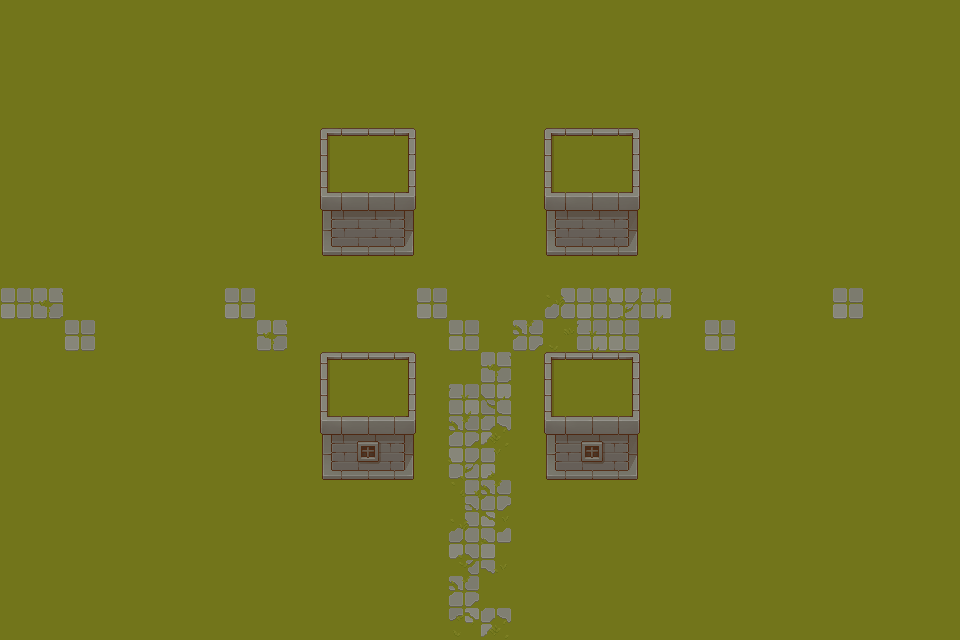

Tiled map render using the project's own tile images. Description and the whole map definition, tile-layer contents included, below:
An orthogonal 30x20 tile map with 32x32 px tiles, 3 tile layers (Rutlager 1, Rutlager 2, Rutlager 3), 2 tilesets and 12 objects.

<map version="1.2" tiledversion="1.2.5" orientation="orthogonal" renderorder="right-down" width="30" height="20" tilewidth="32" tileheight="32" infinite="0" nextlayerid="8" nextobjectid="38">
 <tileset firstgid="1" source="Grass_Basic.tsx" />
 <tileset firstgid="65" source="Wall_Basic.tsx" />
 <layer id="1" name="Rutlager 1" width="30" height="20" locked="1">
  <data encoding="csv">
1,1,1,1,1,1,1,1,1,1,1,1,1,1,1,1,1,1,1,1,1,1,1,1,1,1,1,1,1,1,
1,1,1,1,1,1,1,1,1,1,1,1,1,1,1,1,1,1,1,1,1,1,1,1,1,1,1,1,1,1,
1,1,1,1,1,1,1,1,1,1,1,1,1,1,1,1,1,1,1,1,1,1,1,1,1,1,1,1,1,1,
1,1,1,1,1,1,1,1,1,1,1,1,1,1,1,1,1,1,1,1,1,1,1,1,1,1,1,1,1,1,
1,1,1,1,1,1,1,1,1,1,1,1,1,1,1,1,1,1,1,1,1,1,1,1,1,1,1,1,1,1,
1,1,1,1,1,1,1,1,1,1,1,1,1,1,1,1,1,1,1,1,1,1,1,1,1,1,1,1,1,1,
1,1,1,1,1,1,1,1,1,1,1,1,1,1,1,1,1,1,1,1,1,1,1,1,1,1,1,1,1,1,
1,1,1,1,1,1,1,1,1,1,1,1,1,1,1,1,1,1,1,1,1,1,1,1,1,1,1,1,1,1,
1,1,1,1,1,1,1,1,1,1,1,1,1,1,1,1,1,1,1,1,1,1,1,1,1,1,1,1,1,1,
33,41,1,1,1,1,1,33,1,1,1,1,1,33,1,1,1,61,33,42,34,1,1,1,1,1,33,1,1,1,
1,1,33,1,1,1,1,1,41,1,1,1,1,1,33,1,50,10,34,33,1,1,33,1,1,1,1,1,1,1,
1,1,1,1,1,1,1,1,1,1,1,1,1,1,1,41,1,1,1,1,1,1,1,1,1,1,1,1,1,1,
1,1,1,1,1,1,1,1,1,1,1,1,1,1,34,49,1,1,1,1,1,1,1,1,1,1,1,1,1,1,
1,1,1,1,1,1,1,1,1,1,1,1,1,1,50,57,1,1,1,1,1,1,1,1,1,1,1,1,1,1,
1,1,1,1,1,1,1,1,1,1,1,1,1,1,42,44,1,1,1,1,1,1,1,1,1,1,1,1,1,1,
1,1,1,1,1,1,1,1,1,1,1,1,1,1,51,50,1,1,1,1,1,1,1,1,1,1,1,1,1,1,
1,1,1,1,1,1,1,1,1,1,1,1,1,1,61,62,1,1,1,1,1,1,1,1,1,1,1,1,1,1,
1,1,1,1,1,1,1,1,1,1,1,1,1,1,58,60,1,1,1,1,1,1,1,1,1,1,1,1,1,1,
1,1,1,1,1,1,1,1,1,1,1,1,1,1,50,1,1,1,1,1,1,1,1,1,1,1,1,1,1,1,
1,1,1,1,1,1,1,1,1,1,1,1,1,1,48,57,1,1,1,1,1,1,1,1,1,1,1,1,1,1
</data>
 </layer>
 <layer id="6" name="Rutlager 2" width="30" height="20">
  <data encoding="csv">
0,0,0,0,0,0,0,0,0,0,0,0,0,0,0,0,0,0,0,0,0,0,0,0,0,0,0,0,0,0,
0,0,0,0,0,0,0,0,0,0,0,0,0,0,0,0,0,0,0,0,0,0,0,0,0,0,0,0,0,0,
0,0,0,0,0,0,0,0,0,0,0,0,0,0,0,0,0,0,0,0,0,0,0,0,0,0,0,0,0,0,
0,0,0,0,0,0,0,0,0,0,0,0,0,0,0,0,0,0,0,0,0,0,0,0,0,0,0,0,0,0,
0,0,0,0,0,0,0,0,0,0,1,1,1,0,0,0,0,1,1,1,0,0,0,0,0,0,0,0,0,0,
0,0,0,0,0,0,0,0,0,0,1,1,1,0,0,0,0,1,1,1,0,0,0,0,0,0,0,0,0,0,
0,0,0,0,0,0,0,0,0,0,0,0,0,0,0,0,0,0,0,0,0,0,0,0,0,0,0,0,0,0,
0,0,0,0,0,0,0,0,0,0,0,0,0,0,0,0,0,0,0,0,0,0,0,0,0,0,0,0,0,0,
0,0,0,0,0,0,0,0,0,0,0,0,0,0,0,0,0,0,0,0,0,0,0,0,0,0,0,0,0,0,
0,0,0,0,0,0,0,0,0,0,0,0,0,0,0,0,0,0,0,0,0,0,0,0,0,0,0,0,0,0,
0,0,0,0,0,0,0,0,0,0,0,0,0,0,0,0,0,0,0,0,0,0,0,0,0,0,0,0,0,0,
0,0,0,0,0,0,0,0,0,0,1,1,1,0,0,0,0,1,1,1,0,0,0,0,0,0,0,0,0,0,
0,0,0,0,0,0,0,0,0,0,1,1,1,0,0,0,0,1,1,1,0,0,0,0,0,0,0,0,0,0,
0,0,0,0,0,0,0,0,0,0,0,0,0,0,0,0,0,0,0,0,0,0,0,0,0,0,0,0,0,0,
0,0,0,0,0,0,0,0,0,0,0,0,0,0,0,0,0,0,0,0,0,0,0,0,0,0,0,0,0,0,
0,0,0,0,0,0,0,0,0,0,0,0,0,0,0,0,0,0,0,0,0,0,0,0,0,0,0,0,0,0,
0,0,0,0,0,0,0,0,0,0,0,0,0,0,0,0,0,0,0,0,0,0,0,0,0,0,0,0,0,0,
0,0,0,0,0,0,0,0,0,0,0,0,0,0,0,0,0,0,0,0,0,0,0,0,0,0,0,0,0,0,
0,0,0,0,0,0,0,0,0,0,0,0,0,0,0,0,0,0,0,0,0,0,0,0,0,0,0,0,0,0,
0,0,0,0,0,0,0,0,0,0,0,0,0,0,0,0,0,0,0,0,0,0,0,0,0,0,0,0,0,0
</data>
 </layer>
 <layer id="2" name="Rutlager 3" width="30" height="20" locked="1">
  <data encoding="csv">
0,0,0,0,0,0,0,0,0,0,0,0,0,0,0,0,0,0,0,0,0,0,0,0,0,0,0,0,0,0,
0,0,0,0,0,0,0,0,0,0,0,0,0,0,0,0,0,0,0,0,0,0,0,0,0,0,0,0,0,0,
0,0,0,0,0,0,0,0,0,0,0,0,0,0,0,0,0,0,0,0,0,0,0,0,0,0,0,0,0,0,
0,0,0,0,0,0,0,0,0,0,0,0,0,0,0,0,0,0,0,0,0,0,0,0,0,0,0,0,0,0,
0,0,0,0,0,0,0,0,0,0,82,83,84,0,0,0,0,82,83,84,0,0,0,0,0,0,0,0,0,0,
0,0,0,0,0,0,0,0,0,0,98,99,100,0,0,0,0,98,99,100,0,0,0,0,0,0,0,0,0,0,
0,0,0,0,0,0,0,0,0,0,114,115,116,0,0,0,0,114,115,116,0,0,0,0,0,0,0,0,0,0,
0,0,0,0,0,0,0,0,0,0,130,131,132,0,0,0,0,130,131,132,0,0,0,0,0,0,0,0,0,0,
0,0,0,0,0,0,0,0,0,0,146,147,148,0,0,0,0,146,147,148,0,0,0,0,0,0,0,0,0,0,
0,0,0,0,0,0,0,0,0,0,0,0,0,0,0,0,0,0,0,0,0,0,0,0,0,0,0,0,0,0,
0,0,0,0,0,0,0,0,0,0,0,0,0,0,0,0,0,0,0,0,0,0,0,0,0,0,0,0,0,0,
0,0,0,0,0,0,0,0,0,0,82,83,84,0,0,0,0,82,83,84,0,0,0,0,0,0,0,0,0,0,
0,0,0,0,0,0,0,0,0,0,98,151,100,0,0,0,0,98,151,100,0,0,0,0,0,0,0,0,0,0,
0,0,0,0,0,0,0,0,0,0,114,167,116,0,0,0,0,114,167,116,0,0,0,0,0,0,0,0,0,0,
0,0,0,0,0,0,0,0,0,0,130,183,132,0,0,0,0,130,183,132,0,0,0,0,0,0,0,0,0,0,
0,0,0,0,0,0,0,0,0,0,0,199,0,0,0,0,0,0,0,0,0,0,0,0,0,0,0,0,0,0,
0,0,0,0,0,0,0,0,0,0,0,0,0,0,0,0,0,0,0,0,0,0,0,0,0,0,0,0,0,0,
0,0,0,0,0,0,0,0,0,0,0,0,0,0,0,0,0,0,0,0,0,0,0,0,0,0,0,0,0,0,
0,0,0,0,0,0,0,0,0,0,0,0,0,0,0,0,0,0,0,0,0,0,0,0,0,0,0,0,0,0,
0,0,0,0,0,0,0,0,0,0,0,0,0,0,0,0,0,0,0,0,0,0,0,0,0,0,0,0,0,0
</data>
 </layer>
 <objectgroup id="7" name="spawn">
  <object id="33" x="64" y="64" width="128" height="96" />
  <object id="34" x="64" y="480" width="128" height="96" />
  <object id="35" x="768" y="480" width="128" height="96" />
  <object id="37" x="768" y="64" width="128" height="96" />
 </objectgroup>
 <objectgroup id="5" name="collision" locked="1">
  <object id="2" x="544" y="128" width="96" height="128" />
  <object id="3" x="320" y="128" width="96" height="128" />
  <object id="4" x="320" y="352" width="96" height="128" />
  <object id="5" x="544" y="352" width="96" height="128" />
  <object id="28" x="-32" y="640" width="1024" height="32" />
  <object id="29" x="-32" y="-32" width="32" height="672" />
  <object id="31" x="0" y="-32" width="992" height="32" />
  <object id="32" x="960" y="0" width="32" height="640" />
 </objectgroup>
</map>
